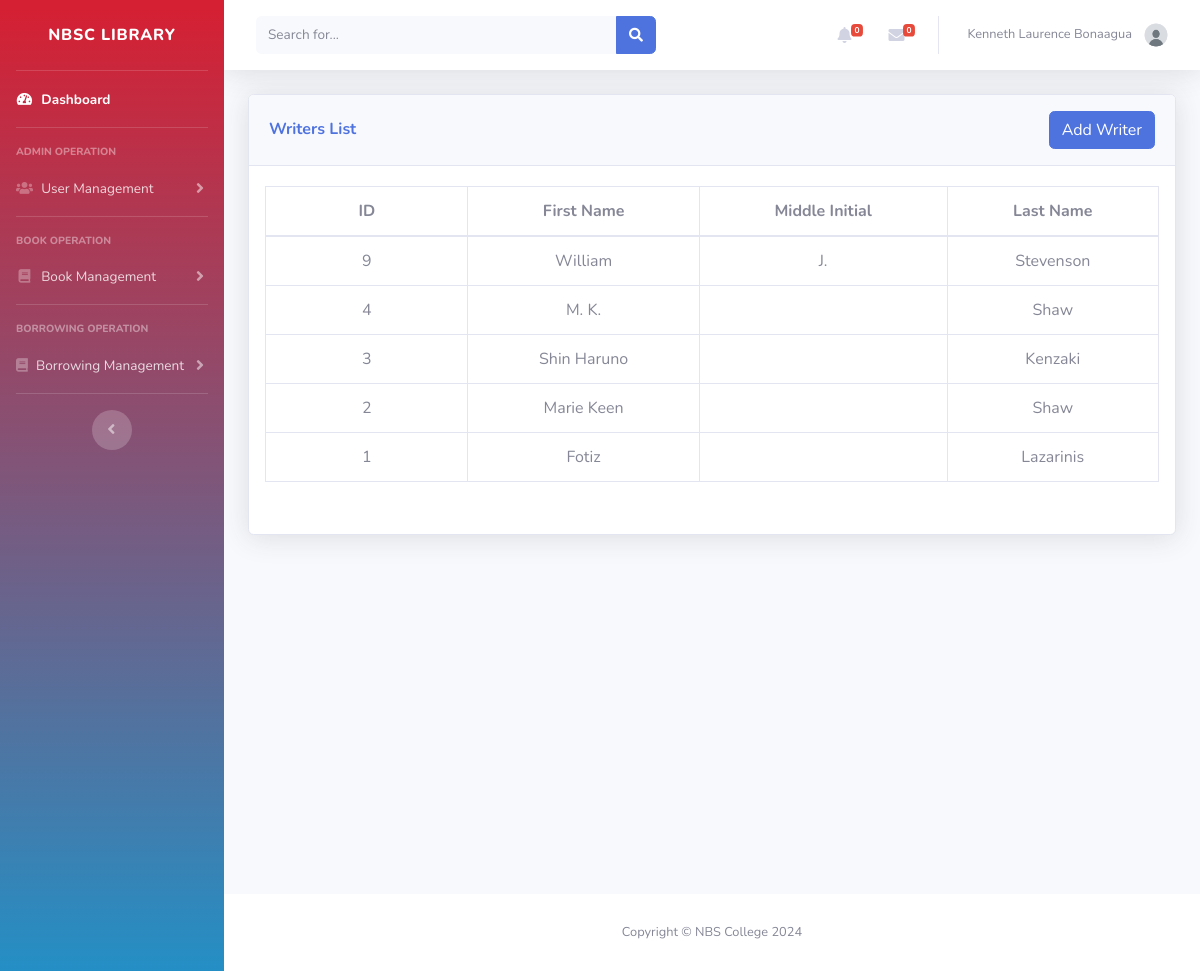
Page /Admin/writers_list.php (signed in) on the earlier database version.
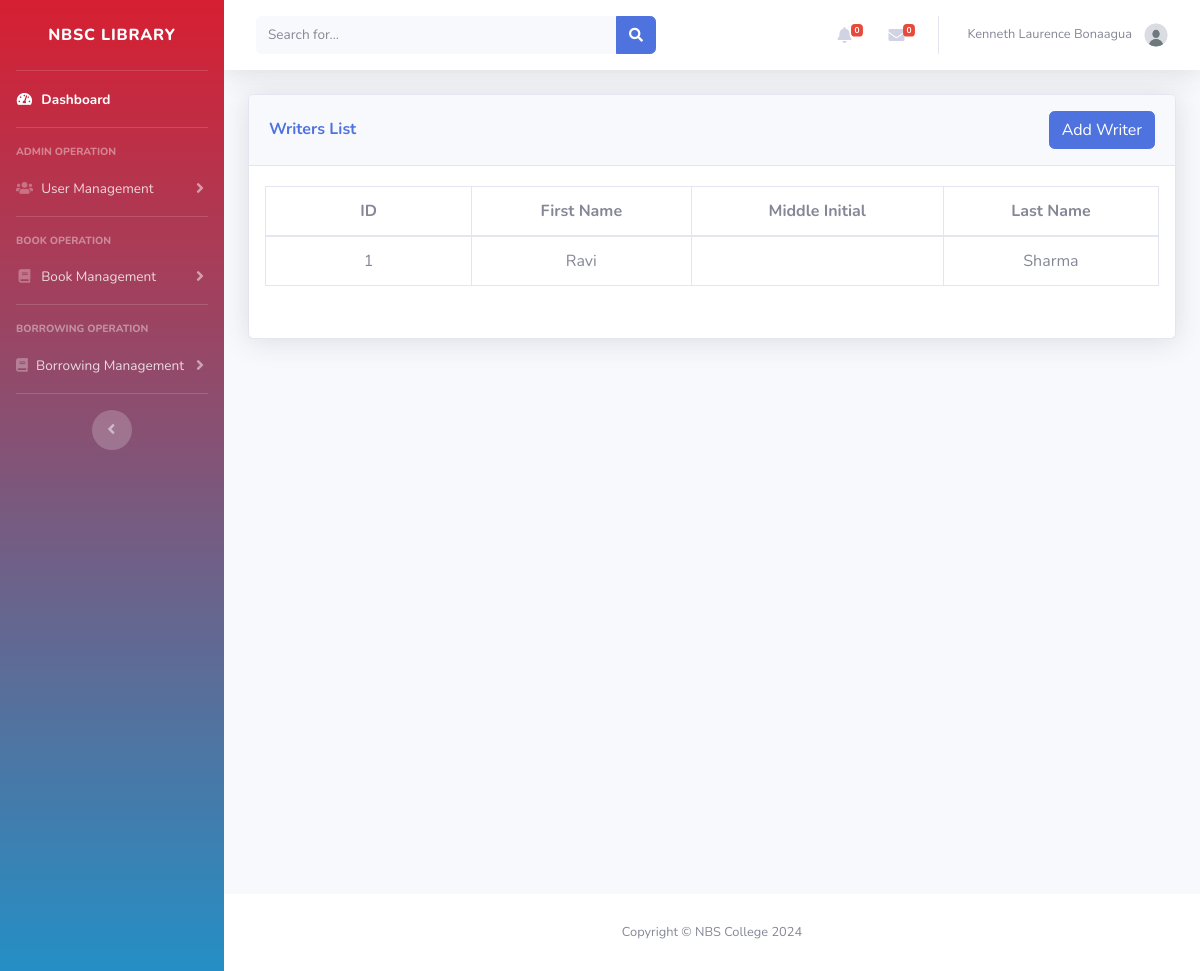
Same page on the later database version.
### tables this page shows
CREATE TABLE `writers` (
  `id` int(11) NOT NULL,
  `firstname` varchar(100) DEFAULT NULL,
  `middle_init` varchar(100) DEFAULT NULL,
  `lastname` varchar(100) DEFAULT NULL
);

### Admin/writers_list.php (the view, shortened to what this page needs)
<?php
include '../admin/inc/header.php';
include '../db.php';
$selectedWriterIds = isset($_SESSION['selectedWriterIds']) ? $_SESSION['selectedWriterIds'] : [];
$sql = "SELECT id, firstname, middle_init, lastname FROM writers";
$sql .= " ORDER BY CASE WHEN id IN (" .
        (!empty($selectedWriterIds) ? implode(',', array_map('intval', $selectedWriterIds)) : "0") .
        ") THEN 0 ELSE 1 END, id DESC";
$result = $conn->query($sql);
?>
<div id="content" class="d-flex flex-column min-vh-100">
    <div class="container-fluid">
        <div class="card shadow mb-4">
            <div class="card-header py-3 d-flex flex-wrap align-items-center justify-content-between">
                <h6 class="m-0 font-weight-bold text-primary">Writers List</h6>
                <button class="btn btn-primary" data-toggle="modal" data-target="#addWriterModal">Add Writer</button>
            </div>
            <div class="card-body px-0">
                <div class="table-responsive px-3">
                    <table class="table table-bordered" id="dataTable" width="100%" cellspacing="0">
                        <thead>
                            <tr>
                                <th class="text-center">ID</th>
                                <th class="text-center">First Name</th>
                                <th class="text-center">Middle Initial</th>
                                <th class="text-center">Last Name</th>
                            </tr>
                        </thead>
                        <tbody>
                            <?php
                            if ($result->num_rows > 0) {
                                while ($row = $result->fetch_assoc()) {
                                    echo "<tr>
                                            <td style='text-align: center;'>{$row['id']}</td>
                                            <td style='text-align: center;'>{$row['firstname']}</td>
                                            <td style='text-align: center;'>{$row['middle_init']}</td>
                                            <td style='text-align: center;'>{$row['lastname']}</td>
                                          </tr>";
                                }
                            }
                            ?>
                        </tbody>
                    </table>
                </div>
            </div>
        </div>
    </div>
</div>
<?php include '../Admin/inc/footer.php' ?>

### Admin/inc/header.php (shortened to what this page needs)
<!DOCTYPE html>
<html lang="en">
<head>
    <link href="vendor/fontawesome-free/css/all.min.css" rel="stylesheet" type="text/css">
    <link href="inc/css/sb-admin-2.min.css" rel="stylesheet">
    <link href="inc/assets/DataTables/datatables.min.css" rel="stylesheet">
</head>
<body id="page-top">
    <div id="wrapper">
        <ul class="navbar-nav bg-gradient-primary sidebar sidebar-dark accordion" id="accordionSidebar">
            <a class="sidebar-brand d-flex align-items-center justify-content-center" href="<?php
                $base_url = '/Library-System/Admin/';
                echo $base_url . 'dashboard.php';
            ?>">
                <div class="sidebar-brand-text mx-3">NBSC Library <sup></sup></div>
            </a>
            <hr class="sidebar-divider my-0">
            <li class="nav-item active">
                <a class="nav-link" href="<?php
                    $base_url = '/Library-System/Admin/';
                    if ($_SESSION['role'] === 'Admin') {
                        echo $base_url . 'dashboard.php';
                    } elseif ($_SESSION['role'] === 'Librarian' || $_SESSION['role'] === 'Assistant') {
                        echo $base_url . 'dashboard.php';
                    } elseif ($_SESSION['role'] === 'Encoder') {
                        echo $base_url . 'dashboard.php';
                    }
                ?>">
                    <i class="fas fa-fw fa-tachometer-alt"></i>
                    <span>Dashboard</span></a>
            </li>
            <hr class="sidebar-divider">
            <div class="sidebar-heading">
                Admin Operation
            </div>
            <?php if($_SESSION['role'] === 'Admin'): ?>
            <li class="nav-item">
                <a class="nav-link collapsed" href="#" data-toggle="collapse" data-target="#collapseUsers"
                    aria-expanded="true" aria-controls="collapseUsers">
                    <i class="fas fa-users"></i>
                    <span>User Management</span>
                </a>
            </li>
            <hr class="sidebar-divider">
            <div class="sidebar-heading">
                Book Operation
            </div>
            <li class="nav-item">
                <a class="nav-link collapsed" href="#" data-toggle="collapse" data-target="#collapseTwo"
                    aria-expanded="true" aria-controls="collapseTwo">
                    <i class="fas fa-fw fa-book"></i>
                    <span>Book Management</span>
                </a>
            </li>
            <?php endif; ?>
            <hr class="sidebar-divider">
            <div class="sidebar-heading">
                Borrowing Operation
            </div>
            <li class="nav-item">
                <a class="nav-link collapsed" href="#" data-toggle="collapse" data-target="#collapseBooks"
                    aria-expanded="true" aria-controls="collapseBooks">
                    <i class="fas fa-book"></i>
                    <span>Borrowing Management</span>
                </a>
            </li>
            <hr class="sidebar-divider">
            <div class="text-center d-none d-md-inline">
                <button class="rounded-circle border-0" id="sidebarToggle"></button>
            </div>
        </ul>
        <div id="content-wrapper" class="d-flex flex-column">
            <div id="content">
                <nav class="navbar navbar-expand navbar-light bg-white topbar mb-4 static-top shadow">
                    <form
                        class="d-none d-sm-inline-block form-inline mr-auto ml-md-3 my-2 my-md-0 mw-100 navbar-search">
                        <div class="input-group">
                            <input type="text" class="form-control bg-light border-0 small" placeholder="Search for..."
                                aria-label="Search" aria-describedby="basic-addon2">
                            <div class="input-group-append">
                                <button class="btn btn-primary" type="button">
                                    <i class="fas fa-search fa-sm"></i>
                                </button>
                            </div>
                        </div>
                    </form>
                    <ul class="navbar-nav ml-auto">
                        <li class="nav-item dropdown no-arrow mx-1">
                            <a class="nav-link dropdown-toggle" href="#" id="alertsDropdown" role="button"
                                data-toggle="dropdown" aria-haspopup="true" aria-expanded="false">
                                <i class="fas fa-bell fa-fw"></i>
                                <span class="badge badge-danger badge-counter" id="reservationCount">0</span>
                            </a>
                        </li>
                        <li class="nav-item dropdown no-arrow mx-1">
                            <a class="nav-link dropdown-toggle" href="#" id="messagesDropdown" role="button"
                                data-toggle="dropdown" aria-haspopup="true" aria-expanded="false">
                                <i class="fas fa-envelope fa-fw"></i>
                                <span class="badge badge-danger badge-counter" id="messageCount">0</span>
                            </a>
                        </li>
                        <li class="nav-item dropdown no-arrow">
                        <a class="nav-link dropdown-toggle" href="#" id="userDropdown" role="button"
                                data-toggle="dropdown" aria-haspopup="true" aria-expanded="false">
                                <span class="mr-2 d-none d-lg-inline text-gray-600 small"><?php echo $_SESSION['admin_firstname'] . ' ' . $_SESSION['admin_lastname']; ?></span>
                                <img class="img-profile rounded-circle" src="<?php echo $_SESSION['admin_image']?>" alt="Profile Image">
                                </a>
                            </li>
                    </ul>
                </nav>
            </div>
</body>
</html>

### Admin/inc/footer.php (shortened to what this page needs)
<footer class="sticky-footer bg-white">
    <div class="container my-auto">
        <div class="copyright text-center my-auto">
            <span>Copyright © NBS College 2024</span>
        </div>
    </div>
</footer>
</body>
</html>

### Admin/writers_list.php (style rules this page uses)
.table-responsive { width: 100%; margin-bottom: 1rem; overflow-x: auto; -webkit-overflow-scrolling: touch; }
#dataTable th, #dataTable td { min-width: 100px; white-space: nowrap; }
#dataTable { width: 100% !important; }
.table td, .table th { white-space: nowrap; }

Differences in the rows shown:
removed writers: id "9", firstname "William", middle_init "J.", lastname "Stevenson"
removed writers: id "4", firstname "M. K.", lastname "Shaw"
removed writers: id "3", firstname "Shin Haruno", lastname "Kenzaki"
removed writers: id "2", firstname "Marie Keen", lastname "Shaw"
changed writers id 1: firstname "Fotiz" → "Ravi"; lastname "Lazarinis" → "Sharma"
